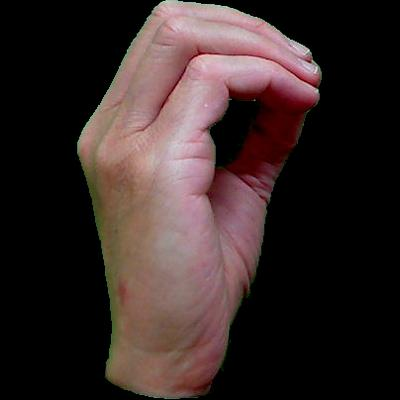
#> input picture asl_dataset/0/hand1_0_dif_seg_1_cropped.jpeg, 400 x 400 px; its folder holds only this picture in this run
$ jupyter execute --allow-errors ASLModel.ipynb
#> lines starting #> are read from the running program, lines starting #| are printed output that depends on the picture
### Convolution.py
import numpy as np
from scipy import signal


class Convolution:
    def __init__(self, input_shape, output_depth, kernel_size):
        self.input_shape = input_shape
        self.output_depth = output_depth
        self.kernel_size = kernel_size
        input_depth, input_height, input_width = self.input_shape
        self.input_depth = input_depth

        self.output_shape = (output_depth, input_height - kernel_size + 1, input_width - kernel_size + 1)
        self.kernel_shape = (output_depth, input_depth, kernel_size, kernel_size)

        self.kernels = np.random.randn(*self.kernel_shape)
        self.biases = np.zeros(self.output_shape)

        self.input = None
        self.output = None

    # [23 lines left out: functions forward, backward, not called in this run]

### ReLU.py
import numpy as np


class ReLU:
    def __init__(self):
        self.input = None

    def forward(self, input):
        self.input = input
        return np.maximum(0, input)

    def backward(self, output_grad, learning_rate):
        grad_relu = np.where(self.input > 0, 1, 0)
        return output_grad * grad_relu

### ASLModel.ipynb
Imports

[cell 1]
import numpy as np
import os
import cv2
import pandas as pd
import random
import matplotlib.pyplot as plt
from sklearn.model_selection import train_test_split

[cell 2]
from Network import Network
from MaxPooling import MaxPooling
from FullyConnected import FullyConnected
from Convolution import Convolution
from CrossEntropyLossFunction import CrossEntropyLossFunction
from Sigmoid import Sigmoid
from Softmax import Softmax
from Tanh import Tanh
from Flatten import Flatten
from ReLU import ReLU

Extract Data

[cell 3]
classes = sorted(os.listdir('asl_dataset'))

class_to_index = {}
for index, cls in enumerate(classes):
    class_to_index[cls] = index

[cell 4]
images = []
labels = []

for folder in classes:
    folder_dir = os.path.join('asl_dataset', folder)

    for image in os.listdir(folder_dir):
        img_path = os.path.join(folder_dir, image)

        data_sample = cv2.imread(img_path, cv2.IMREAD_GRAYSCALE)
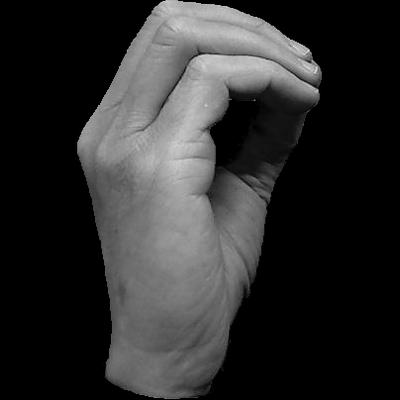
#> data_sample: shape (400, 400); min 0, max 235, mean 45.3
        data_sample = cv2.resize(data_sample, (64, 64))
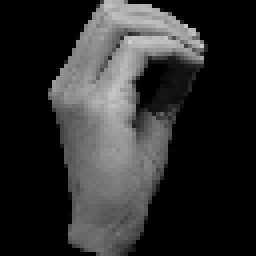
#> data_sample: shape (64, 64) (shown 4 times larger); min 0, max 204, mean 45.2
        data_sample = data_sample / 255.0

        images.append(data_sample)
        labels.append(class_to_index[folder])
#> pass 2 of the loop `for folder in classes:`:
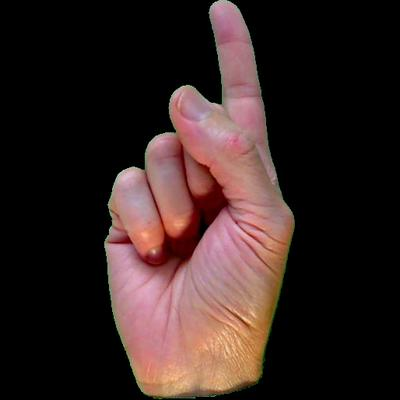
#> input picture asl_dataset/1/hand1_1_bot_seg_2_cropped.jpeg, 400 x 400 px
#> `data_sample = cv2.imread(img_path, cv2.IMREAD_GRAYSCALE)`:
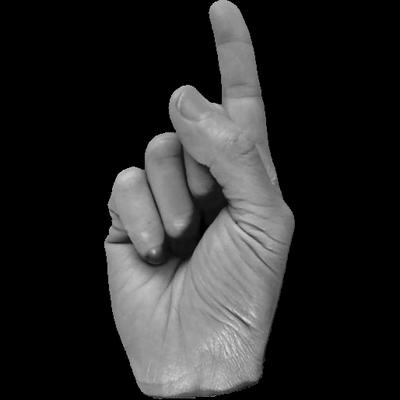
#> data_sample: shape (400, 400); min 0, max 220, mean 40.5
#> `data_sample = cv2.resize(data_sample, (64, 64))`:
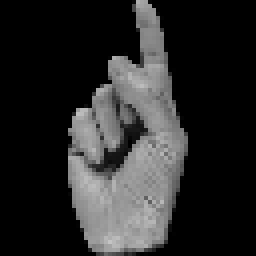
#> data_sample: shape (64, 64) (shown 4 times larger); min 0, max 196, mean 40.4

Preprocess the Data

[cell 5]
x_data = np.array(images).reshape(-1, 1, 64, 64)

[cell 6]
num_classes = len(classes)

y_data = np.zeros((len(labels), num_classes))
for i, label in enumerate(labels):
    y_data[i, label] = 1

[cell 7]
x_train, x_test, y_train, y_test = train_test_split(x_data, y_data, test_size=0.2)
#> y_train = [[1, 0]]; y_test = [[0, 1]]

Create the Model

[cell 8]
loss_function = CrossEntropyLossFunction()

#> (the rest of this cell did not finish here and is left out)


#> (a cell that did not finish here is left out)

#> (a cell that did not finish here is left out)

Save the Model

[cell 11]
import pickle

filename = 'ASL_trained_model.pkl'
#> (the rest of this cell did not finish here and is left out)

Retrieve the Model

#> (a cell that did not finish here is left out)

[cell 13]
def predict():
    rand_index = np.random.randint(0, len(x_test) - 1)
    image = x_test[rand_index]
    true_label = np.argmax(y_test[rand_index])

    prediction = CNN.predict(image)
    predicted_label = np.argmax(prediction)

    print(f"True Label: {classes[true_label]}")
    print(f"Predicted Label: {classes[predicted_label]}")

    plt.imshow(image[0], cmap='gray')
    plt.show()

#> (a cell that did not finish here is left out)

[cell 15]
def accuracy():
    cnt = 0
    num_images = len(x_test)
#> num_images = 1

    for i in range(num_images):
        img = x_test[i]
        true_label = np.argmax(y_test[i])

        prediction = CNN.predict(img)
        predicted_label = np.argmax(prediction)

        if predicted_label == true_label:
            cnt += 1
#> this loop made 1 pass
#> after the loop, cnt = 0

    return (cnt / num_images) * 100

#> (the rest of this cell did not finish here and is left out)
